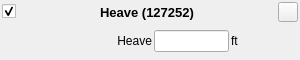
<?xml version="1.0" encoding="UTF-8"?>
<!-- Copyright (C) 2024-2026 RF StateSide LLC; SPDX-License-Identifier: AGPL-3.0-or-later -->
<ui version="4.0">
 <class>Heave127252</class>
 <widget class="QWidget" name="Heave127252">
  <property name="geometry">
   <rect>
    <x>0</x>
    <y>0</y>
    <width>300</width>
    <height>60</height>
   </rect>
  </property>
  <property name="minimumSize">
   <size>
    <width>300</width>
    <height>60</height>
   </size>
  </property>
  <property name="maximumSize">
   <size>
    <width>16777215</width>
    <height>16777215</height>
   </size>
  </property>
  <property name="focusPolicy">
   <enum>Qt::FocusPolicy::StrongFocus</enum>
  </property>
  <property name="windowTitle">
   <string>Form</string>
  </property>
  <layout class="QVBoxLayout" name="verticalLayout">
   <property name="spacing">
    <number>2</number>
   </property>
   <property name="leftMargin">
    <number>2</number>
   </property>
   <property name="topMargin">
    <number>2</number>
   </property>
   <property name="rightMargin">
    <number>2</number>
   </property>
   <property name="bottomMargin">
    <number>2</number>
   </property>
   <item>
    <layout class="QHBoxLayout" name="horizontalLayout_2">
     <item>
      <widget class="QCheckBox" name="checkBoxEnabled">
       <property name="text">
        <string/>
       </property>
       <property name="checked">
        <bool>true</bool>
       </property>
      </widget>
     </item>
     <item>
      <spacer name="horizontalSpacer">
       <property name="orientation">
        <enum>Qt::Orientation::Horizontal</enum>
       </property>
       <property name="sizeHint" stdset="0">
        <size>
         <width>40</width>
         <height>20</height>
        </size>
       </property>
      </spacer>
     </item>
     <item>
      <widget class="QLabel" name="labelTitle">
       <property name="font">
        <font>
         <pointsize>10</pointsize>
         <bold>true</bold>
        </font>
       </property>
       <property name="text">
        <string>Heave (127252)</string>
       </property>
       <property name="alignment">
        <set>Qt::AlignmentFlag::AlignCenter</set>
       </property>
      </widget>
     </item>
     <item>
      <spacer name="horizontalSpacer_2">
       <property name="orientation">
        <enum>Qt::Orientation::Horizontal</enum>
       </property>
       <property name="sizeHint" stdset="0">
        <size>
         <width>40</width>
         <height>20</height>
        </size>
       </property>
      </spacer>
     </item>
     <item>
      <widget class="QPushButton" name="pushButtonRemove">
       <property name="minimumSize">
        <size>
         <width>20</width>
         <height>20</height>
        </size>
       </property>
       <property name="maximumSize">
        <size>
         <width>20</width>
         <height>20</height>
        </size>
       </property>
       <property name="text">
        <string/>
       </property>
      </widget>
     </item>
    </layout>
   </item>
   <item>
    <layout class="QHBoxLayout" name="horizontalLayout">
     <item>
      <widget class="QLabel" name="labelHeave">
       <property name="minimumSize">
        <size>
         <width>150</width>
         <height>22</height>
        </size>
       </property>
       <property name="maximumSize">
        <size>
         <width>150</width>
         <height>16777215</height>
        </size>
       </property>
       <property name="text">
        <string>Heave</string>
       </property>
       <property name="alignment">
        <set>Qt::AlignmentFlag::AlignRight|Qt::AlignmentFlag::AlignTrailing|Qt::AlignmentFlag::AlignVCenter</set>
       </property>
      </widget>
     </item>
     <item>
      <widget class="QLineEdit" name="lineEditHeave">
       <property name="minimumSize">
        <size>
         <width>75</width>
         <height>22</height>
        </size>
       </property>
       <property name="maximumSize">
        <size>
         <width>75</width>
         <height>16777215</height>
        </size>
       </property>
       <property name="inputMethodHints">
        <set>Qt::InputMethodHint::ImhNone</set>
       </property>
      </widget>
     </item>
     <item>
      <widget class="ClickableLabel" name="labelUnitsHeave">
       <property name="minimumSize">
        <size>
         <width>50</width>
         <height>22</height>
        </size>
       </property>
       <property name="toolTip">
        <string>&lt;html&gt;&lt;head/&gt;&lt;body&gt;&lt;p&gt;Click to change units&lt;/p&gt;&lt;/body&gt;&lt;/html&gt;</string>
       </property>
       <property name="text">
        <string>ft</string>
       </property>
      </widget>
     </item>
    </layout>
   </item>
  </layout>
 </widget>
 <customwidgets>
  <customwidget>
   <class>ClickableLabel</class>
   <extends>QLabel</extends>
   <header location="global">clickablelabel.h</header>
  </customwidget>
 </customwidgets>
 <resources/>
 <connections/>
</ui>
